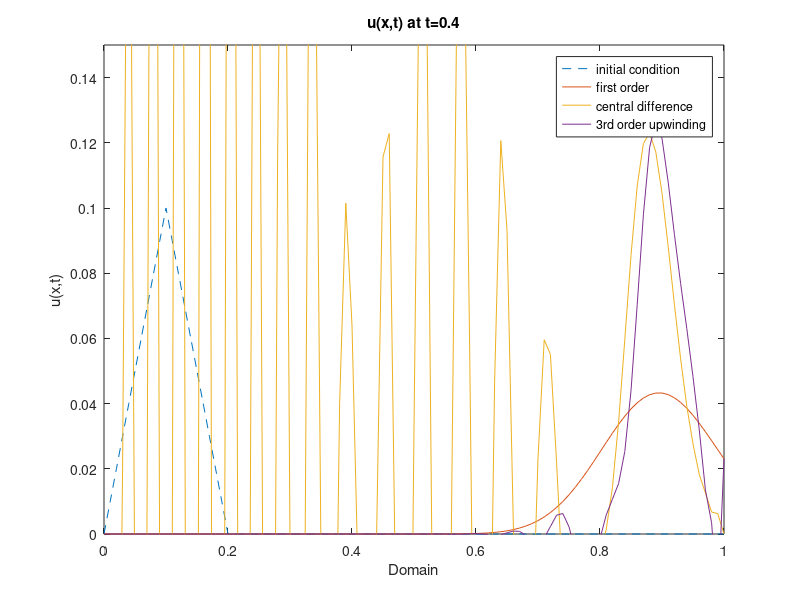

Reproduce this figure in MATLAB.
%% Homework 3: Question 5
% You will test three methods of handling advection using finite difference
% methods. The three methods are 1st order upwinding, second-order central 
% differencing, and third-order upwinding (Eqn. 3.12). You will calculate 
% solutions to the one-dimensional linear wave equation on the domain
% from 0 to 1. Use a mesh spacing of 0.01 and a CFL number of 0.15.
% The wave speed is 2.0 and the upwind boundary condition at x=0 is u=0.0
% for all time. The initial condition is a "triangle profile" given. 
% Make a plot of the solution at t = 0.4.

% Domain Setup 
dx = 0.01;      % mesh spacing
x = 0:dx:1;     % domain from 0-1
N = length(x);

% Define CFL/wave speed
CFL = 0.15;
c = 2.0;

% Define time step
dt = CFL*dx/c;                  
t = 0:dt:1;
M = length(t);

% Define upwind boundary condition at x=0 to be u=0
u = zeros(N,M);     % define empty vector u

% Define initial condition of triangle profile
for i=1:N
    if x(i) > 0 && x(i) <= 0.1
        u(i,1) = x(i);
    elseif x(i) > 0.1 && x(i) <= 0.2
        u(i,1) = 0.2 - x(i);
    elseif x(i) > 0.2 && x(i) <=1
        u(i,1) = 0;
    end
end

% Check inital condition by plotting
% figure(1)
% plot(x,u(:,1));
% xlabel('Domain')
% ylabel('u(x)')
% ylim([0,0.2])
% title('Initial Condition')

%% First order upwinding

% create solution vector and give it the initial condition
u1 = u;

% implement scheme with explicit euler timestepping
for n=1:M-1
    for i=2:N
        u1(i,n+1) = -(c*dt/dx)* (u1(i,n) - u1(i-1,n))+ u1(i,n);
    end
end

% plot at t = 0.4
n_val = floor(0.4/dt);

figure(2)
plot(x, u(:,1),'--');         % plot initial condition
hold on
plot(x, u1(:,n_val));           % plot at t = 0.4
xlabel('Domain')
ylabel('u(x,t)')
title('u(x,t) at t=0.4')
ylim([0,0.15])
hold on

%% Second order central differencing

% create solution vector and give it the initial condition
u2 = u;

% implement scheme with explicit euler timestepping
for n=1:M-1
    for i=2:N-1
       % second order differencing scheme
       u2(i,n+1) = u2(i,n) - (c*dt/(dx*2)) * (u2(i+1,n)-u2(i-1,n));
    end
end

plot(x, u2(:,n_val));
hold on

%% Third-order upwinding

% create solution vector and give it the initial condition
u3 = u;

% implement scheme with explicit euler timestepping
for n=1:M-1
    for i=2:N
        if i == 2
            % Implement 1st order upwinding at first point inside domain
            u3(i,n+1) = -(c*dt/dx)* (u1(i,n) - u1(i-1,n))+ u1(i,n);
        elseif i == N
            % Implement 1st order upwinding at last point inside domain
            u3(i,n+1) = -(c*dt/dx)* (u1(i,n) - u1(i-1,n))+ u1(i,n);
        else
            % Third order upwinding scheme
            u3(i,n+1) = u3(i,n) - ((c*dt)/(6*dx))* (2*u3(i+1,n) + 3*u3(i,n) - 6*u3(i-1,n) + u3(i-2,n));
        end
    end
end

plot(x, u3(:,n_val));  
legend('initial condition','first order', 'central difference','3rd order upwinding')
hold off
